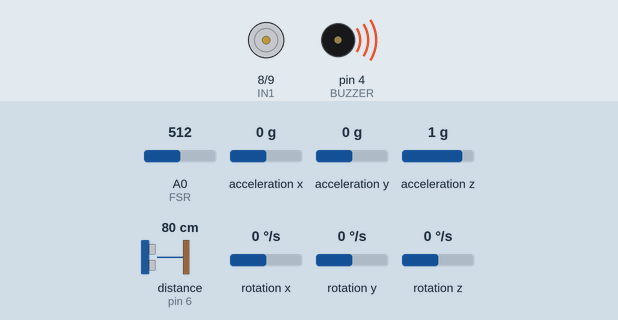
This sketch was run on a simulated Arduino Uno, built with avr-gcc and run on an emulated ATmega328P. Parts: motor-driver pin pairs drawn as motors (green arrow = first pin HIGH = forward, orange = second pin HIGH = backward, longer = more drive, scaled by the enable pin), buzzer (waves = sounding, pin HIGH). Wiring (inferred from the names in the program): ultrasonic range finder: trigger pin 7; echo pin 6. Inputs (shaded band) come from the test bench; at power-on: acceleration y 0 g, A0 (FSR) = 512, acceleration x 0 g, acceleration z 1 g, distance to the obstacle (sensor on pin 6) 80 cm, rotation x 0 °/s, rotation y 0 °/s, rotation z 0 °/s. The echo pulse lasts 58.3 µs per cm; pins used as bus, display or sensor lines are not drawn; what the sketch prints to the serial monitor is not drawn.

Above: at 1.2 s.
1.3 s: acceleration y set to -0.4 g
At 2.0 s:
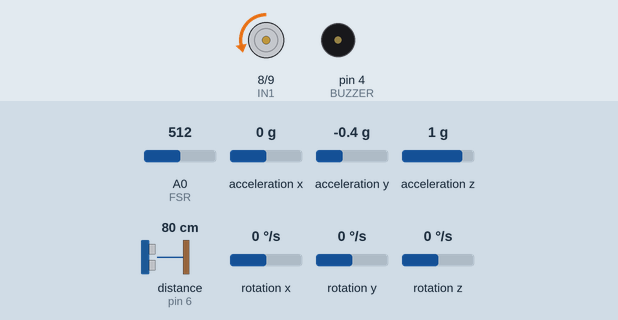
2.9 s: A0 (FSR) set to 104
5.9 s: A0 (FSR) set to 93
At 6.5 s:
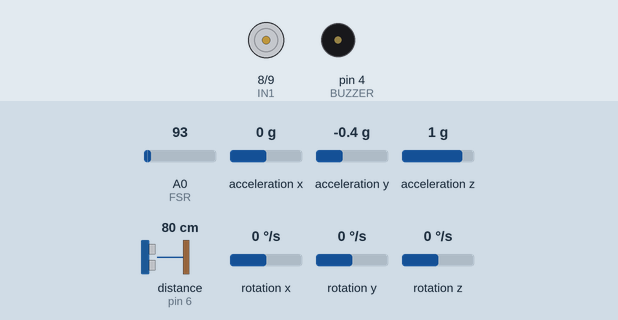
13.6 s: A0 (FSR) set to 110
At 14.9 s:
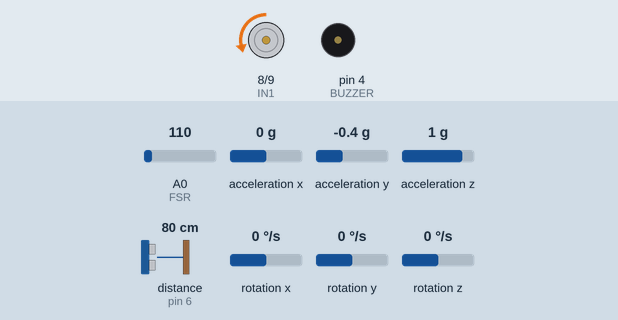
Timing chart, 0 to 16.2 s (numbered marks = the images above; inputs shaded):
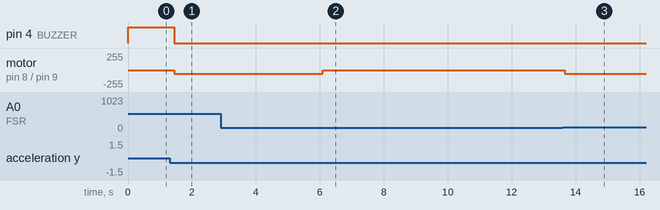

The sketch:

calibrate_final_coding_fyp2.ino
```cpp
#include <Wire.h>
#include <MPU6050.h>

MPU6050 mpu;

// ===== PIN =====
#define FSR A0
#define TRIG 7
#define ECHO 6
#define ENA 5
#define IN1 8
#define IN2 9
#define BUZZER 4

// ===== PARAMETER =====
int fsrThreshold = 100;
int distanceThreshold = 30; // cm (lubang)
int baseSpeed = 60;
int boostSpeed = 90;
int slowSpeed = 55; // speed for downhill 7/5/26 HARI KAHAMIS AQ UBAH
int currentPWM = 0; // store current motor PWM

float tiltThreshold = 10; // degree 10 akmal tukar jadi 5
float angleOffset = -1.9;   // flat MPU reading line akmal tambah
// ===== FUNCTION =====
long readDistance() {
  digitalWrite(TRIG, LOW);
  delayMicroseconds(2);
  digitalWrite(TRIG, HIGH);
  delayMicroseconds(10);
  digitalWrite(TRIG, LOW);

  long duration = pulseIn(ECHO, HIGH, 30000); // timeout 30ms
  long distance = duration * 0.034 / 2;
  return distance;
}

float readTilt() {
  int16_t ax, ay, az;
  mpu.getAcceleration(&ax, &ay, &az);

  //float angle = atan2(ax, az) * 180 / PI; NI YANG ORI PUNYA CODING MPU ABANG ZAID PUNYA
  float angle = atan2(ay, az) * 180 / PI; // NI YG AKU UBAH
  // make flat position become 0 degree
  angle = angle - angleOffset; //line akmal tambahhhhh
  return angle;
}

void motorStop() {
 // analogWrite(ENA, 0); NI YANG ORI 7/5/26 HARI KHAMIS
  currentPWM = 0; // NI YG BARU NAK DPTKAN BACAAN PWM
  analogWrite(ENA, currentPWM);
}

void motorRun(int speedVal) {
  //digitalWrite(IN1, LOW);
  //digitalWrite(IN2, HIGH);
  //analogWrite(ENA, speedVal);

  currentPWM = speedVal;
  digitalWrite(IN1, LOW);
  digitalWrite(IN2, HIGH);
  analogWrite(ENA, currentPWM);
}

// ===== SETUP =====
void setup() {
  Serial.begin(9600);

  pinMode(TRIG, OUTPUT);
  pinMode(ECHO, INPUT);
  pinMode(ENA, OUTPUT);
  pinMode(IN1, OUTPUT);
  pinMode(IN2, OUTPUT);
  pinMode(BUZZER, OUTPUT);

  Wire.begin();
  mpu.initialize();

  Serial.println("SYSTEM START");
}

// ===== LOOP =====
void loop() {

  int fsrValue = analogRead(FSR);
  long distance = readDistance();
  float tilt = readTilt();

  // ===== SERIAL MONITOR =====
  Serial.print("FSR: "); Serial.print(fsrValue);
  Serial.print(" | Distance: "); Serial.print(distance);
  Serial.print(" cm | Tilt: "); Serial.print(tilt);
  Serial.print(" | PWM: ");Serial.print(currentPWM);
  // ===== LOGIK =====

  // 1. TAK SENTUH → STOP
  if (fsrValue < fsrThreshold) {
    motorStop();
    digitalWrite(BUZZER, LOW);
    Serial.print(" | Buzzer: OFF"); //lineakmaltambah
    Serial.println(" | Status: IDLE (tak sentuh)");
  }

  else {

    // 2. LUBANG SEBENAR (ULTRASONIC + TAK CONDONG)
    if (distance > distanceThreshold && abs(tilt) < tiltThreshold) {
      motorStop();
      digitalWrite(BUZZER, HIGH);
      Serial.print(" | Buzzer: ON"); //lineakmaltambah
      Serial.println(" | Status: LUBANG DETECT → STOP");
    }

    // 3. TANGGA / SLOPE (IGNORE ULTRASONIC)
    else if (tilt >= tiltThreshold) {
      motorRun(boostSpeed);
      digitalWrite(BUZZER, LOW);
      Serial.print(" | Buzzer: OFF"); //lineakmaltambah
      Serial.println(" | Status: TANGGA/SLOPE → BOOST SPEED");
    }
    // 4. DECLINE / DOWNHILL // BARY TAMBAH 7/5/26 HARI KHAMIS
    else if (tilt <= -tiltThreshold) {
       motorRun(slowSpeed);
       digitalWrite(BUZZER, LOW);
        Serial.print(" | Buzzer: OFF");
        Serial.println(" | Status: DECLINE → SLOW SPEED");
    }

    // 5. JALAN NORMAL
    else {
      motorRun(baseSpeed);
      digitalWrite(BUZZER, LOW);
      Serial.print(" | Buzzer: OFF"); //lineakmaltambah
      Serial.println(" | Status: JALAN NORMAL");
    }
  }

  delay(200);
}
```

Measured:
- the behaviour switches between -0.2 and -0.3 g on acceleration y (found by bisection; images 0 and 1)
- the behaviour switches between 100 and 99 on A0 (FSR) (found by bisection; images 1 and 2)
- after the input at 1.3 s, pin 4 (BUZZER): HIGH → LOW after 0.15 s; motor on pin 8 (IN1) / pin 9 (IN2): stopped → backward 55/255 after 0.15 s
- after the input at 2.9 s, every drawn part: stays the same
- after the input at 5.9 s, motor on pin 8 (IN1) / pin 9 (IN2): backward 55/255 → stopped after 0.18 s
- after the input at 13.6 s, motor on pin 8 (IN1) / pin 9 (IN2): stopped → backward 55/255 after 0.05 s
